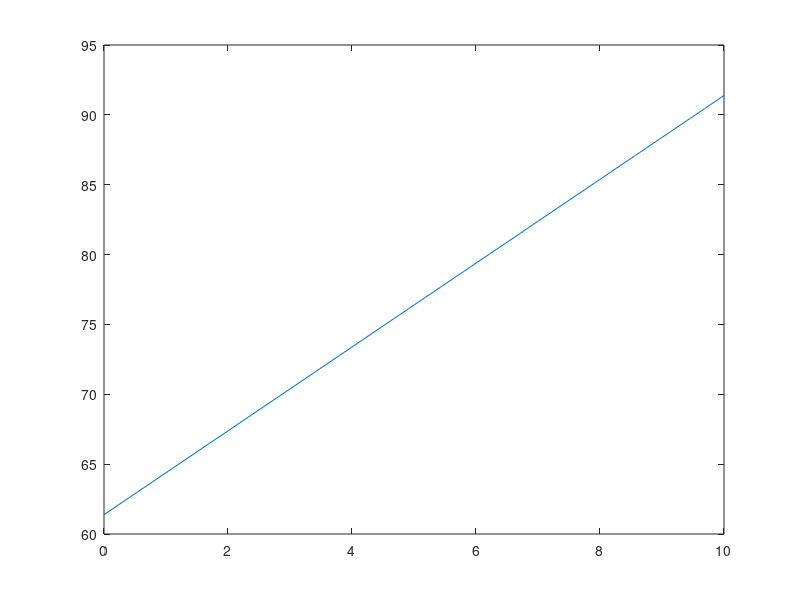

Here is the MATLAB script that generated this plot: (Note: this script raises an error after producing the figure.)
clc 
clear all
close all

d0 = 1;
f = 28*(10^9);
c = 3*(10^8);
lambda = c/f;
FSPL = 20*log10((4*pi*d0)/lambda);
n = 3;
d = 1:0.1:10;
PL_dB = FSPL +(n*10*log10(d));
plot(10*log10(d),PL_dB);
A = (PL_dB - FSPL - (n*10*log10(d)))^2;
dAdn = (-2*10*log10(d))*(PL_dB - FSPL - (n*10*log10(d)));